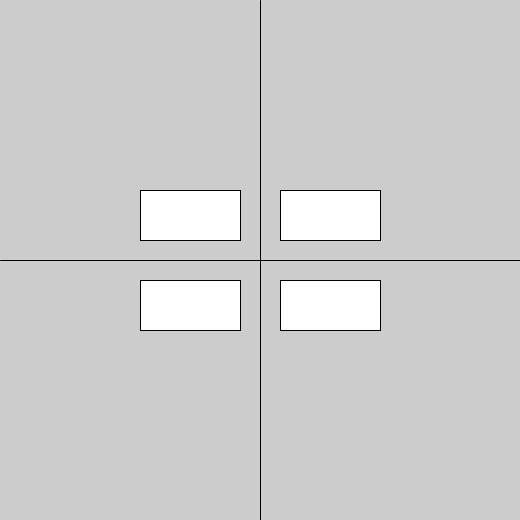
Frame 1 (no input)
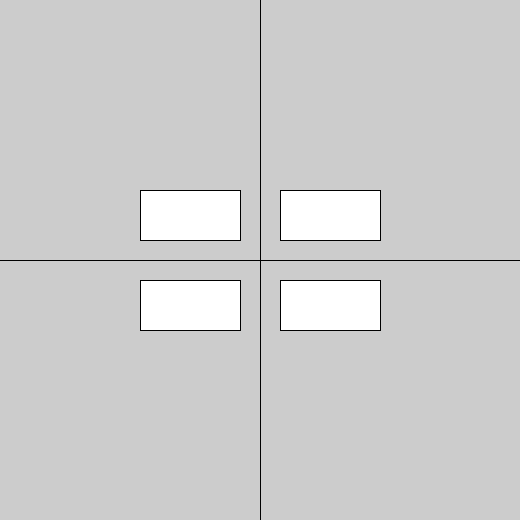
Frame 60 (the mouse pressed at the canvas centre just before this capture)
Frame 120 (the mouse held since frame 60 and released just before this capture): identical to frame 60, image omitted

The Processing sketch that drew these frames (run headless with seeded random() and noise(); from frame 60 on, the mouse is pressed at the canvas centre):

// Processing sketch: IterativePattern
// ── IterativePattern.pde

int x=0;
PGraphics circle;

void setup()
{
  
  size(520,520);
  circle = createGraphics(130, 130);
  
}

void draw()
{
  line(width/2,0,width/2,height);
  line(0,height/2,width,height/2);
  
  /*
  circle.beginDraw();
  circle.background(152,190,100);
  circle.rect(120, 80, 200, 200);
  circle.scale(-1,1);
  
  circle.rect(120, 80, 200, 200);
  
  circle.endDraw();
  */
  translate(width/2, height/2);
  rect(20,20,100,50);
  scale(1,-1);
  rect(20,20,100,50);
  scale(-1,1);
  rect(20,20,100,50);
  scale(1,-1);
  rect(20,20,100,50);
  
  
  
  
  
}

void Wrap()
{
  for(int i=0;i<width;i+=width/5)
  {
    for(int j=0;j<height;j+=height/5)
    {
    
      image(circle, i, j);
    }
  }
}

void mirror()
{
  
}
